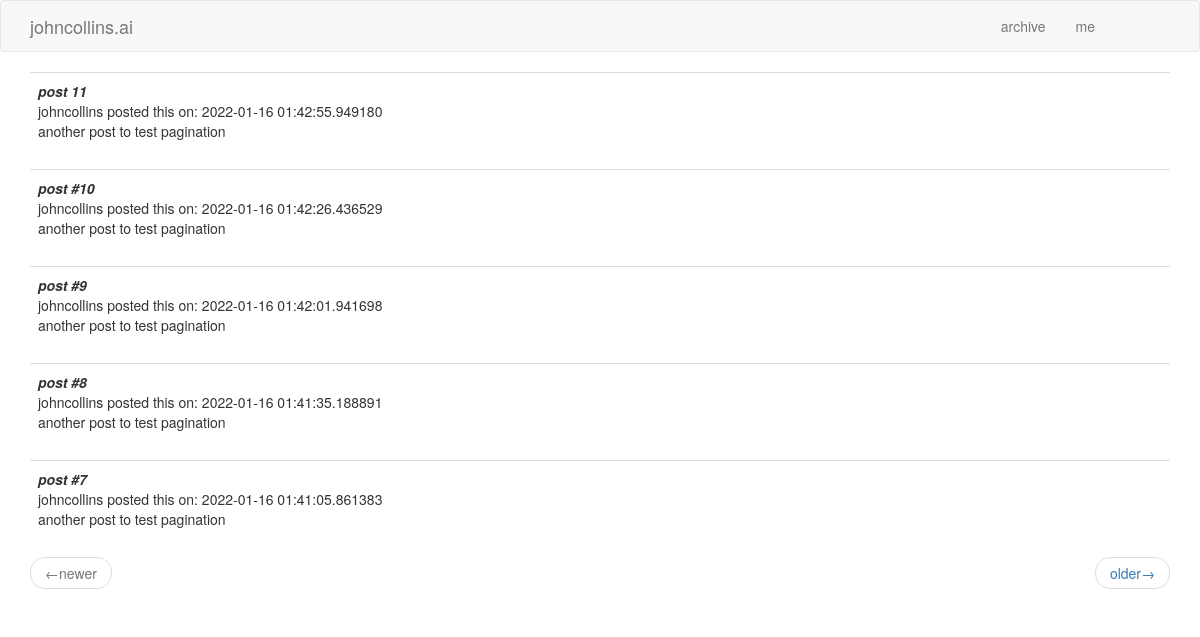
The page /index on the database as committed earlier.
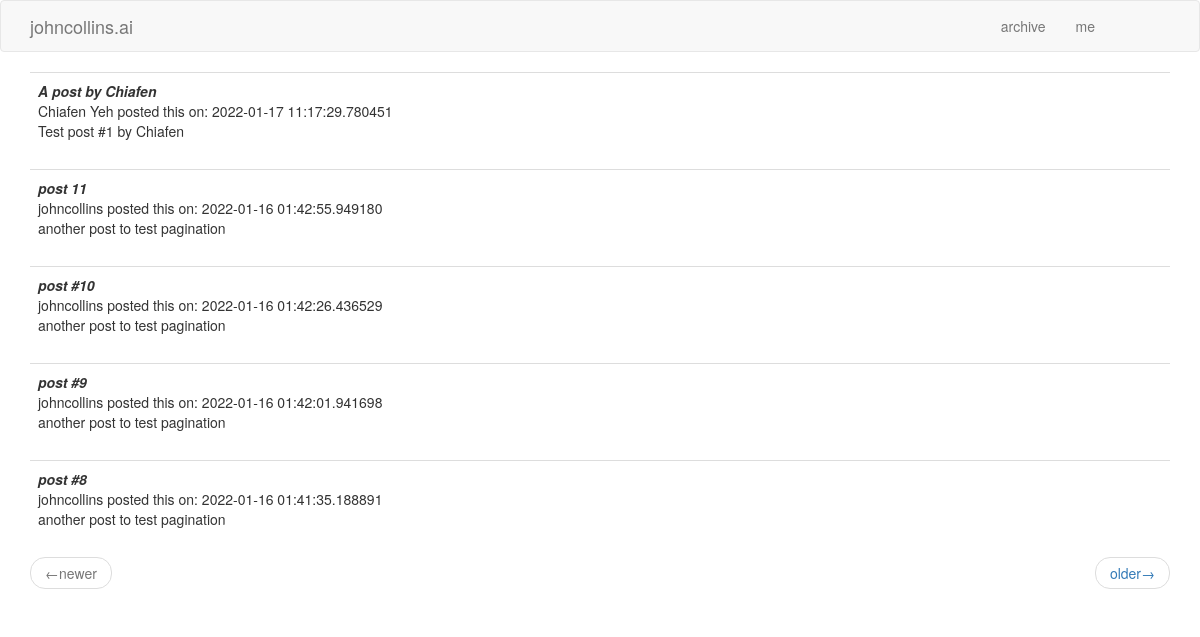
The same page on the database as committed later.
### app/models.py (models this page shows, shortened)
class Post(db.Model):
    id = db.Column(db.Integer, primary_key=True)
    author = db.Column(db.String(100), default='johncollins')
    title = db.Column(db.String(250))
    body = db.Column(db.String(25000))
    timestamp = db.Column(db.DateTime, index=True, default=datetime.utcnow)

### app/routes.py (the view)
@app.route('/', methods=['GET', 'POST'])
@app.route('/index', methods=['GET', 'POST'])
def index():
    page = request.args.get('page', 1, type=int)
    posts = Post.query.order_by(Post.timestamp.desc()).paginate(
            page, app.config['POSTS_PER_PAGE'], False)
    next_url = url_for('index', page=posts.next_num) if posts.has_next else None
    prev_url = url_for('index', page=posts.prev_num) if posts.has_prev else None
    return render_template('index.html', title='home', posts=posts.items,
                           next_url=next_url, prev_url=prev_url)

### app/templates/index.html
{% extends "base.html" %}
{% block app_content %}
    {% for post in posts %}
        {% include '_post.html' %}
    {% endfor %}
    <nav aria-label="...">
        <ul class="pager">
            <li class="previous{% if not prev_url %} disabled{% endif %}">
                <a href="{{ prev_url or '#' }}">
                    <span aria-hidden="true">&larr;</span>newer
                </a>
            </li>
            <li class="next{% if not next_url %} disabled{% endif %}">
                <a href="{{ next_url or '#' }}">
                    older<span aria-hidden="true">&rarr;</span>
                </a>
            </li>
        </ul>
    </nav>
{% endblock %}

### app/templates/base.html (shortened to what this page needs)
{% extends 'bootstrap/base.html' %}
{% block navbar %}
	<nav class="navbar navbar-default">
		<div class="container">
            <div class="navbar-header">
                <a class="navbar-brand" href="{{ url_for('index') }}">johncollins.ai</a>
            </div>
            <div class="collapse navbar-collapse" id="bs-example-navbar-collapse-1">
                <ul class="nav navbar-nav navbar-right">
                    <li><a href="{{ url_for('archive') }}">archive</a></li>
                    <li><a href="{{ url_for('me') }}">me</a></li>
                    <li><a href="#"></a></li>
                    <li><a href="#"></a></li>
                </ul>
            </div>
        </div>
    </nav>
{% endblock %}
{% block content %}
    <div class="container">
        {% block app_content %}{% endblock %}
    </div>
{% endblock %}

### app/templates/_post.html
	<table class='table table-hover'>
		<tr>
			<td>
                <em><b>{{ post.title }}</b></em><br>
                {{ post.author }} posted this on: {{post.timestamp }}<br>
                {{ post.body }}
            </td>
		</tr>
	</table>

Rows that differ between the two databases and show on the page:
no longer on this page (row unchanged): Post: title "post #7", author "johncollins", timestamp "2022-01-16 01:41:05.861383", body "another post to test pagination"
added Post: title "A post by Chiafen", author "Chiafen Yeh", timestamp "2022-01-17 11:17:29.780451", body "Test post #1 by Chiafen"
